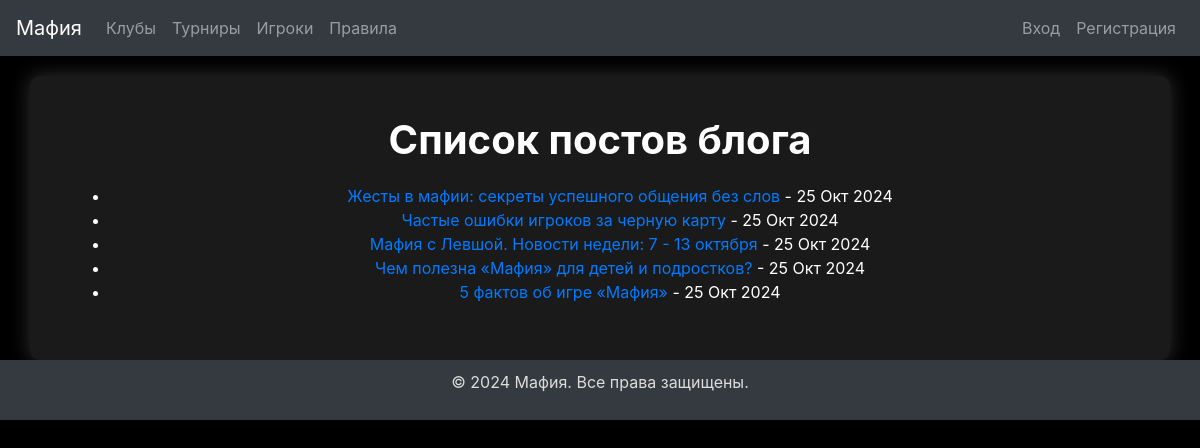
Screenshot of /blog/ with the database file from the repository.
### blog/models.py (models this page shows, shortened)
class BlogPost(models.Model):
    title = models.CharField(max_length=255)
    content = models.TextField()
    created_at = models.DateTimeField(auto_now_add=True)
    updated_at = models.DateTimeField(auto_now=True)
    clubs = models.ManyToManyField('clubs.Club')
    author = models.ForeignKey(settings.AUTH_USER_MODEL, on_delete=models.CASCADE)

### blog/views.py (the view)
# urls.py: path('', views.blog_list, name='blog_list'),
def blog_list(request):
    blog_posts = BlogPost.objects.all()
    return render(request, 'blog/blog_list.html', {'blog_posts': blog_posts})

### blog/templates/blog/blog_list.html (shortened to what this page needs)
{% extends "base.html" %}
{% load static %}
{% block content %}
<h1>Список постов блога</h1>
<ul>
    {% for post in blog_posts %}
        <li>
            <a href="{% url 'blog_detail' post.id %}">{{ post.title }}</a> - {{ post.created_at|date:"d M Y" }}
        </li>
    {% empty %}
        <li>Нет доступных постов.</li>
    {% endfor %}
</ul>
{% endblock %}

### templates/base.html (style rules this page uses)
body { background-color: black; color: white; text-align: center; }
h1, h2 { color: #fff; margin-bottom: 20px; font-weight: bold; }

### rows the page displays
BlogPost: title "Жесты в мафии: секреты успешного общения без слов", created_at "25 Окт 2024"
BlogPost: title "Частые ошибки игроков за черную карту", created_at "25 Окт 2024"
BlogPost: title "Мафия с Левшой. Новости недели: 7 - 13 октября", created_at "25 Окт 2024"
BlogPost: title "Чем полезна «Мафия» для детей и подростков?", created_at "25 Окт 2024"
BlogPost: title "5 фактов об игре «Мафия»", created_at "25 Окт 2024"
